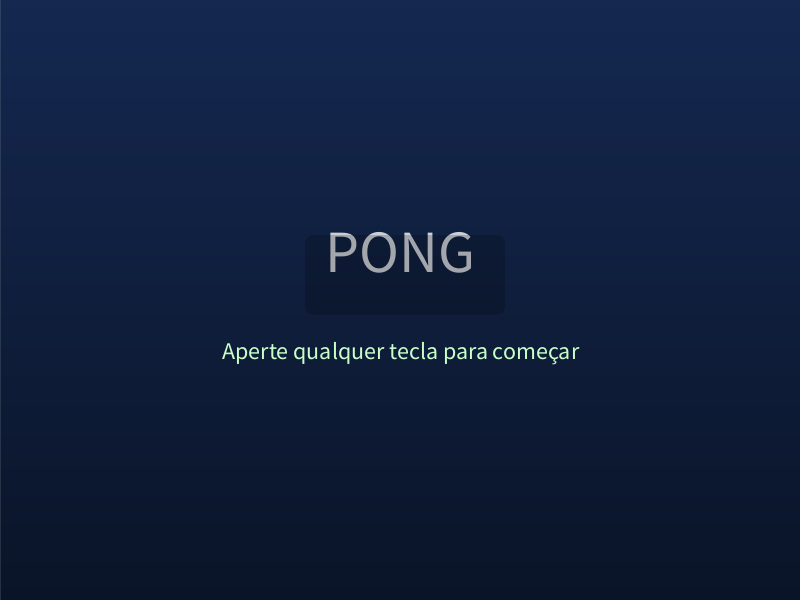
Frame 1 (no input)
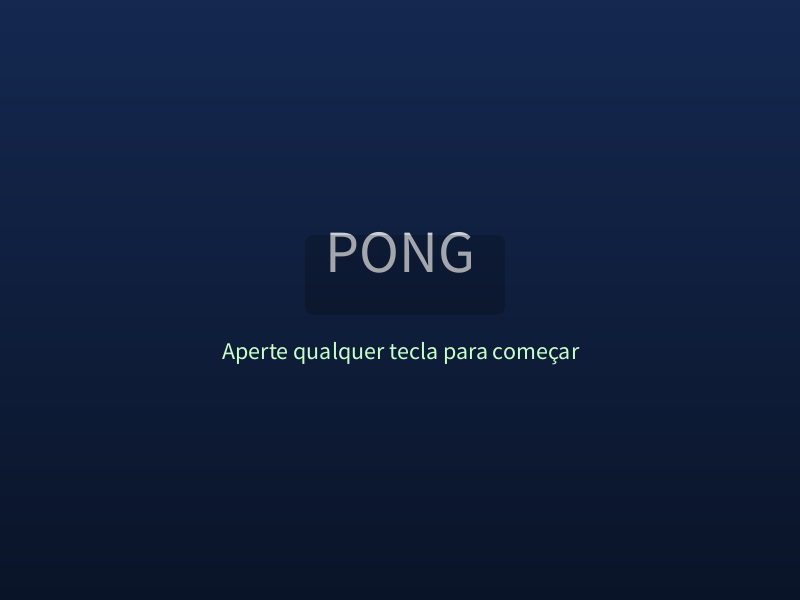
Frame 60 (the mouse pressed at the canvas centre just before this capture)
Frame 120 (the mouse held since frame 60 and released just before this capture): identical to frame 60, image omitted

The Processing sketch that drew these frames (run headless with seeded random() and noise(); from frame 60 on, the mouse is pressed at the canvas centre):

// Processing sketch: PongMelhorado_pde
// ── PongMelhorado_pde.pde
float ballX, ballY;
float ballSpeedX, ballSpeedY;
float paddle1Y, paddle2Y;
float targetPaddle1Y, targetPaddle2Y;
float paddleHeight = 100;
float paddleWidth = 15;
int score1, score2;
int maxScore = 5;
boolean gameOver = false;
int difficulty = 1;
float baseSpeed = 5;
int gameState = 0;
boolean vsComputer = false;

void setup() {
  size(800, 600);
  resetGame();
  targetPaddle1Y = height / 2 - paddleHeight / 2;
  targetPaddle2Y = height / 2 - paddleHeight / 2;
  paddle1Y = targetPaddle1Y;
  paddle2Y = targetPaddle2Y;
}

void draw() {
  drawGradientBackground();
  
  if (gameState == 0) {
    drawWelcomeScreen();
  } else if (gameState == 1) {
    drawMainMenu();
  } else if (gameState == 2) {
    drawDifficultyMenu();
  } else if (gameState == 3) {
    if (!gameOver) {
      drawPaddles();
      drawBall();
      moveBall();
      checkCollisions();
      drawScore();
      drawBackButton();
      if (vsComputer) moveComputerPaddle();
      paddle1Y = lerp(paddle1Y, targetPaddle1Y, 0.2);
      paddle2Y = lerp(paddle2Y, targetPaddle2Y, 0.2);
    } else {
      displayWinner();
    }
  }
}

void drawGradientBackground() {
  for (int i = 0; i < height; i++) {
    float inter = map(i, 0, height, 0, 1);
    int c = lerpColor(color(20, 40, 80), color(10, 20, 40), inter);
    stroke(c);
    line(0, i, width, i);
  }
}

void drawWelcomeScreen() {
  fill(255, 200);
  textSize(60);
  textAlign(CENTER, CENTER);
  text("PONG", width / 2, height / 2 - 50);
  fill(200, 255, 200);
  textSize(24);
  text("Aperte qualquer tecla para começar", width / 2, height / 2 + 50);
  drawShadow(width / 2 - 100, height / 2 - 70, 200, 80);
}

void drawMainMenu() {
  fill(255, 220);
  textSize(40);
  textAlign(CENTER, CENTER);
  text("Menu Principal", width / 2, height / 2 - 120);
  fill(180, 255, 180);
  textSize(28);
  text("1 - Jogador vs. Jogador", width / 2, height / 2 - 20);
  text("2 - Jogador vs. Computador", width / 2, height / 2 + 20);
  drawShadow(width / 2 - 150, height / 2 - 140, 300, 60);
}

void drawDifficultyMenu() {
  fill(255, 220);
  textSize(40);
  textAlign(CENTER, CENTER);
  text("Dificuldade", width / 2, height / 2 - 120);
  fill(180, 255, 180);
  textSize(28);
  text("1 - Fácil", width / 2, height / 2 - 20);
  text("2 - Normal", width / 2, height / 2 + 20);
  text("3 - Difícil", width / 2, height / 2 + 60);
  drawShadow(width / 2 - 150, height / 2 - 140, 300, 60);
}

void drawPaddles() {
  noStroke();
  fill(100, 255, 100);
  rect(50, paddle1Y, paddleWidth, paddleHeight, 10);
  rect(width - 50 - paddleWidth, paddle2Y, paddleWidth, paddleHeight, 10);
  drawShadow(50, paddle1Y, paddleWidth, paddleHeight);
  drawShadow(width - 50 - paddleWidth, paddle2Y, paddleWidth, paddleHeight);
}

void drawBall() {
  noStroke();
  fill(255, 100, 100);
  ellipse(ballX, ballY, 20, 20);
  drawShadow(ballX - 10, ballY - 10, 20, 20);
}

void moveBall() {
  ballX += ballSpeedX;
  ballY += ballSpeedY;
  
  if (ballY < 0 || ballY > height) {
    ballSpeedY *= -1;
  }
  
  if (ballX < 0) {
    score2++;
    resetBall();
  } else if (ballX > width) {
    score1++;
    resetBall();
  }
  
  if (score1 >= maxScore || score2 >= maxScore) {
    gameOver = true;
  }
}

void checkCollisions() {
  if (ballX - 10 < 50 + paddleWidth && ballY > paddle1Y && ballY < paddle1Y + paddleHeight) {
    ballSpeedX *= -1;
    ballSpeedX *= 1.1;
    ballSpeedY *= 1.1;
  }
  
  if (ballX + 10 > width - 50 - paddleWidth && ballY > paddle2Y && ballY < paddle2Y + paddleHeight) {
    ballSpeedX *= -1;
    ballSpeedX *= 1.1;
    ballSpeedY *= 1.1;
  }
}

void drawScore() {
  fill(255, 220);
  textSize(40);
  textAlign(CENTER, CENTER);
  text(score1, width / 4, 50);
  text(score2, 3 * width / 4, 50);
}

void displayWinner() {
  fill(255, 200);
  textSize(48);
  textAlign(CENTER, CENTER);
  String winner = score1 >= maxScore ? "Jogador 1 Venceu!" : vsComputer ? "Computador Venceu!" : "Jogador 2 Venceu!";
  text(winner, width / 2, height / 2);
  fill(180, 255, 180);
  textSize(24);
  text("Pressione 'R' para reiniciar", width / 2, height / 2 + 50);
  drawShadow(width / 2 - textWidth(winner) / 2, height / 2 - 30, textWidth(winner), 60);
}

void drawBackButton() {
  fill(80, 100, 140, 200);
  rect(10, 10, 120, 40, 10);
  fill(255);
  textSize(20);
  textAlign(LEFT, CENTER);
  text("Voltar", 20, 30);
  drawShadow(10, 10, 120, 40);
}

void moveComputerPaddle() {
  float targetY = ballY - paddleHeight / 2;
  targetPaddle2Y = constrain(targetY, 0, height - paddleHeight);
}

void drawShadow(float x, float y, float w, float h) {
  noStroke();
  fill(0, 50);
  rect(x + 5, y + 5, w, h, 10);
}

void resetBall() {
  ballX = width / 2;
  ballY = height / 2;
  ballSpeedX = baseSpeed * difficulty * (random(1) > 0.5 ? 1 : -1);
  ballSpeedY = baseSpeed * difficulty * (random(1) > 0.5 ? 1 : -1);
}

void resetGame() {
  ballX = width / 2;
  ballY = height / 2;
  ballSpeedX = baseSpeed * difficulty;
  ballSpeedY = baseSpeed * difficulty;
  targetPaddle1Y = height / 2 - paddleHeight / 2;
  targetPaddle2Y = height / 2 - paddleHeight / 2;
  paddle1Y = targetPaddle1Y;
  paddle2Y = targetPaddle2Y;
  score1 = 0;
  score2 = 0;
  gameOver = false;
}

void keyPressed() {
  if (gameState == 0) {
    gameState = 1;
  } else if (gameState == 1) {
    if (key == '1') {
      vsComputer = false;
      gameState = 2;
    } else if (key == '2') {
      vsComputer = true;
      gameState = 2;
    }
  } else if (gameState == 2) {
    if (key == '1') {
      difficulty = 1;
      gameState = 3;
      resetGame();
    } else if (key == '2') {
      difficulty = 2;
      gameState = 3;
      resetGame();
    } else if (key == '3') {
      difficulty = 3;
      gameState = 3;
      resetGame();
    }
  } else if (gameState == 3) {
    if (!vsComputer) {
      if (key == 'w' || key == 'W') targetPaddle1Y -= 15 * (4 - difficulty);
      if (key == 's' || key == 'S') targetPaddle1Y += 15 * (4 - difficulty);
      if (keyCode == UP) targetPaddle2Y -= 15 * (4 - difficulty);
      if (keyCode == DOWN) targetPaddle2Y += 15 * (4 - difficulty);
    } else {
      if (key == 'w' || key == 'W') targetPaddle1Y -= 15 * (4 - difficulty);
      if (key == 's' || key == 'S') targetPaddle1Y += 15 * (4 - difficulty);
    }
    if (key == 'r' || key == 'R') resetGame();
    targetPaddle1Y = constrain(targetPaddle1Y, 0, height - paddleHeight);
    targetPaddle2Y = constrain(targetPaddle2Y, 0, height - paddleHeight);
  }
}

void mousePressed() {
  if (gameState == 3 && mouseX > 10 && mouseX < 130 && mouseY > 10 && mouseY < 50) {
    gameState = 1;
  }
}
